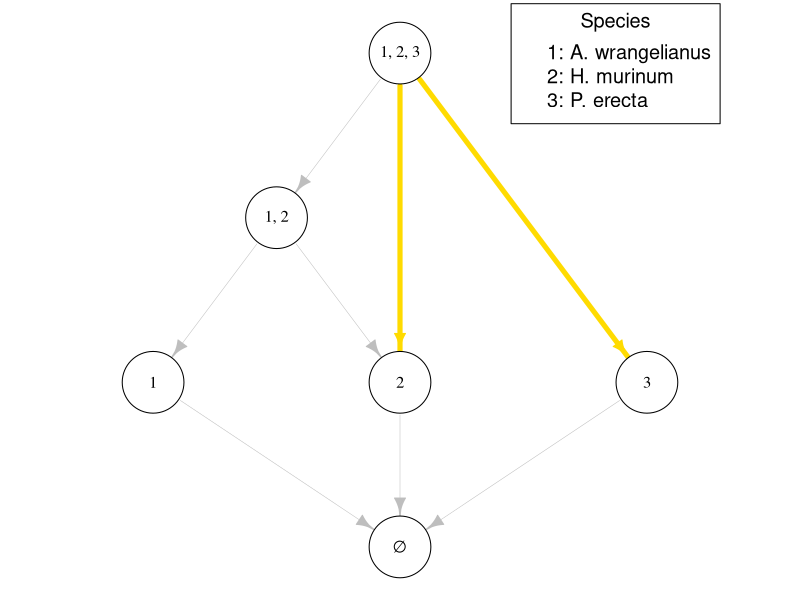
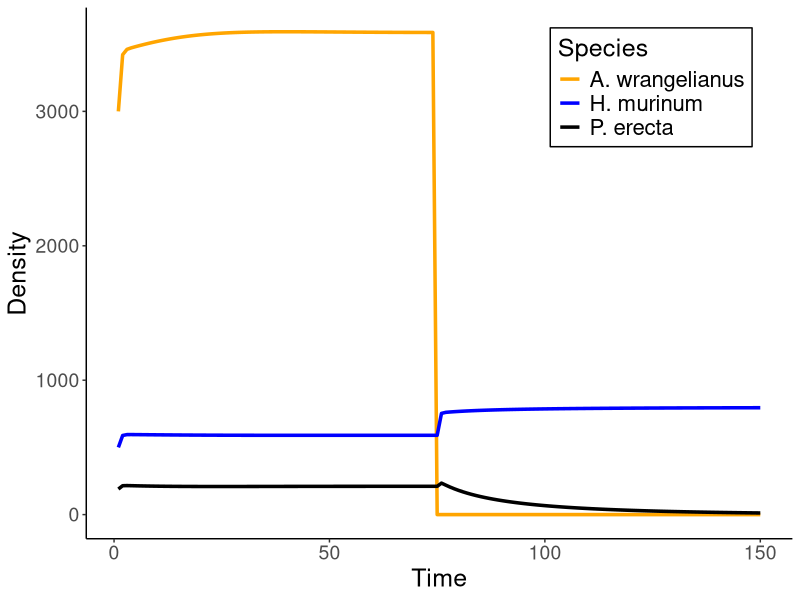
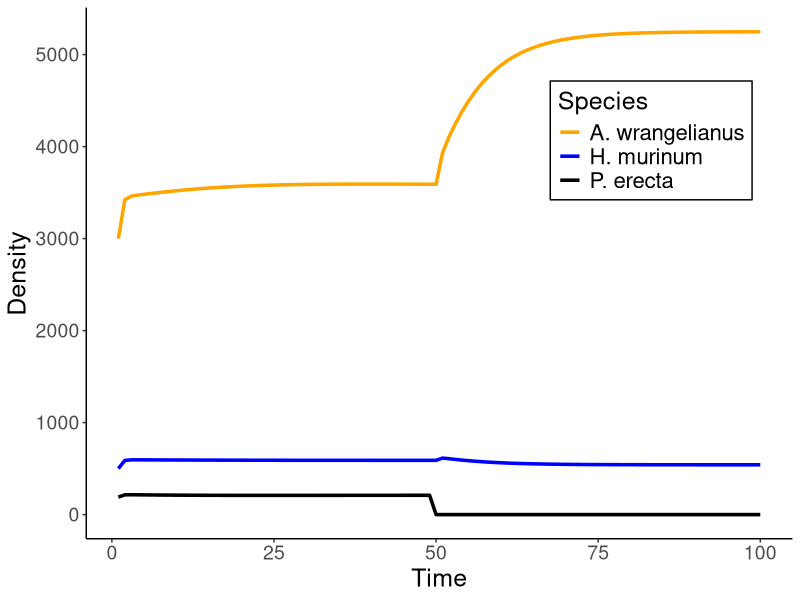

The R source for these figures, in order:
### Figure 1
### Author: Joe Brennan

library('tidyverse')
library(igraph)

# First bit of code from Van Dyke et al, 2022 code

# # read in data
# s_g_data <- read.csv("./data/s_g_data.csv")
# 
# # Extract parameters
# s = s_g_data$s
# g = s_g_data$g
# 
# final_output <- read.csv("./data/final_output_nls_boot_1000.csv")
# final_output$treatment <- factor(final_output$treatment, levels = c(1, 2))
# 
# # Calculate the mean lambda values for each species at different treatments
# lambda_summary <- final_output %>%
#   group_by(focal, treatment) %>%
#   summarize(mean_lambda = mean(lambda, na.rm = TRUE))
# 
# lambda.ambient = lambda_summary$mean_lambda[lambda_summary$treatment==1]
# 
# nls_boot_pairs <- read.csv("./output/nls_boot_pairs_1000_full_model.csv")
# 
# A.ambient = matrix(nls_boot_pairs$alpha[nls_boot_pairs$treatment==1], nrow=6,ncol=6)
# A.ambient.names = matrix(paste0(nls_boot_pairs$focal[nls_boot_pairs$treatment==1],'.',nls_boot_pairs$competitor[nls_boot_pairs$treatment==1]), nrow=6, ncol=6)

# Define colors for disassembly graph
cols = c('white', '#FFDB00', 'white', 'white', 'white', 'black', '#FFDB00', 'black')

# Create matrix of invasion growth rates for the annual plant model
plant.IS = function(A,g,s,lambda, tolerance=1e-14){
  
  k=dim(A)[1] # number of species
  C=list() # list to hold all the feasible (i.e. non-negative entries) equilibria of the model
  C[[1]]=rep(0,k) # the origin as the first equilibrium Note: for replicator equation will need the first k equilibria to be the vertices (1,0,0,..0), (0,1,0,...,0) etc
  no.C=1 # counter to keep track of the number of feasible equilibria
  # find all the feasible equilibria
  for(i in 1:k){ #loop for the number of species supported by the equilibrium. Note: for replicator this will start with 2 instead of 1
    temp=combn(1:k,i) # a matrix of all the possible configurations of communities with i species
    k2=dim(temp)[2] # the number of configurations
    for(j in 1:k2){ # loop through the configurations
      I=temp[,j] # pull out the j-th configuration
      xtemp=solve(a = A[I,I],b= lambda[I] * g[I] / (1 - s[I]*(1-g[I]))-1, tol = tolerance)/g[I] # solve for the equilibrium restricted to the species in I
      if(min(xtemp)>0){ # make sure all entries are positive i.e. a new feasible equilibrium
        no.C=no.C+1 # update counter
        xtemp2=C[[1]] # grab the zero vector to fill out the feasible equilibrium for all k species Note: this should be changed to the zero vector for the replicator
        xtemp2[I]=xtemp # fill in the non-zero entries
        C[[no.C]]=xtemp2 # set as the next element in the list
      }
    }
  }
  # create the invasion scheme matrix
  IS=matrix(NA,length(C),k) # matrix to hold all the per-capita growth rates
  for(i in 1:length(C)){
    IS[i,]=log(s*(1-g) + g*lambda /(1 + ((A %*% (g*C[[i]]))))) # i-th row corresponds to all the per-capita growth rates at the i-th feasible equilibrium
  }
  IS[which(abs(IS)<tolerance)]=0 # set to zero based on the tolerance
  return(IS)
  
}

# Focus on community of interest
# A = A.ambient[c(1,3,4), c(1,3,4)]
# g = g[c(1,3,4)]
# s = s[c(1,3,4)]
# lambda = lambda.ambient[c(1,3,4)]

A = rbind(c(0.27290462, 0.9415389, 0.5590646),
          c(0.13755487, 0.9483990,0.1599514),
          c(0.08483079, 1.0221670, 0.4161495))
g = c(0.2240310, 0.6666667, 0.6029647)
s = c(0.2625463, 0.0450000, 0.6215016)
lambda = c(2351.5366, 745.9973, 654.6758)

# Species names
abbr.spp = c('A. wrangelianus', 'H. murinum', 'P. erecta')

# Get the invasion scheme - matrix of invasion growth rates
IS = plant.IS(A,g,s,lambda)

# Create community disassembly graph
alternate.disassembly.graph = function(IS){ 
  
  n=dim(IS)[1] # number of communities
  composition=list()
  edge.label = c() # list of edge labels detailing which invader leads to transition
  for(i in 1:n)composition[[i]]=which(IS[i,]==0)

  
  # Create matrix of zeroes, will be adjacency matrix for disassembly graph
  mat = matrix(data = 0, nrow = nrow(IS), ncol = nrow(IS))
  label.edge.mat = mat
  
  # Loop through each community
  for (i in 1:nrow(IS)){
    
    # extract community composition for community i
    temp.community = which(IS[i,]==0)
    
    # Identify which community are subsets of S
    #index = which(rowSums(IS[-i,setdiff(1:ncol(IS), temp.community)]!=0)==length(setdiff(1:ncol(IS), temp.community)))
    if (length(setdiff(1:ncol(IS), temp.community))>1) candidates = which(rowSums(IS[-i,setdiff(1:ncol(IS), temp.community)]!=0)==length(setdiff(1:ncol(IS), temp.community)))
    if (length(setdiff(1:ncol(IS), temp.community))==1) candidates = which((IS[-i,setdiff(1:ncol(IS), temp.community)]!=0)==length(setdiff(1:ncol(IS), temp.community)))
    if ((i == nrow(IS)) & (all(IS[nrow(IS),]==rep(0,ncol(IS))))) candidates = 1:nrow(IS)
    
    # loop through each candidate and ensure it is a possible disassembled community
    for (j in 1:length(candidates)){
      
      # Extract community composition of the j-th candidate community
      T.temp = which(IS[candidates[j],]==0)
      
      # consider case with only one species difference
      if (length(setdiff(temp.community,T.temp))==1){
        mat[i,candidates[j]] = 1
        label.edge.mat[i,candidates[j]] = setdiff(temp.community,T.temp)
      }
      
      #consider case with multiple species difference
      if (length(setdiff(temp.community, T.temp))>1 & sum(IS[candidates[j], setdiff(temp.community, T.temp)]>0)==1){
        
        mat[i,candidates[j]] = 1
        label.edge.mat[i,candidates[j]] = setdiff(temp.community, T.temp)[which(IS[candidates[j], setdiff(temp.community, T.temp)]>0)]
        
      }
      
      # consider case where multiple species difference but all neg IGR
      if (length(setdiff(temp.community, T.temp))>1 & sum(IS[candidates[j],  setdiff(temp.community, T.temp)]>0)==0){
        
        mat[i, candidates[j]] = 1
        label.edge.mat[i,candidates[j]] = paste(setdiff(temp.community, T.temp), collapse = ',')
        
      }
      
    }
    
  }
  
  # turn edge label matrix into array for graphing
  edge.label = c()
  
  # add each row in matrix into single array
  for (i in 1:nrow(label.edge.mat)){
    edge.label = c(edge.label, label.edge.mat[i,])
  }
  
  # only include entries that are actual labels, i.e. all non-zero numbers
  index = which(edge.label!=0)
  edge.label = edge.label[index]
  
  return(list(adj.mat=mat,edge.label = edge.label, IS = IS, composition=composition))
  
}

# Create disassembly graph for the specific model
out=alternate.disassembly.graph(IS)

plot.disassembly.graph=function(out,clear.out=c(),bend.factor=0.75,cols,impermanent.weight=0.172549,multiple.invasion.edge.weight=0.5,vlx=1,elx=1){
  
  IG=out$adj.mat
  IS=out$IS
  composition = out$composition
  number.species = 1:ncol(IS)
  out$edge.label <- paste0("-", out$edge.label)
  
  # create graph
  g=graph_from_adjacency_matrix(IG)
  # get edge vertex info: column 1 = tail, 2 = tip
  edges_data_frame <- get.data.frame(g, what = "edges")
  
  # Compute the number of species in each community
  community_sizes <- sapply(out$composition, length)
  
  # Find edges where species richness decreases by more than 1
  edges_large_drop <- edges_data_frame[community_sizes[edges_data_frame$from] - community_sizes[edges_data_frame$to] > 1, ]
  edges_large_drop$label = out$edge.label[as.numeric(rownames(edges_large_drop))]
  edges_large_drop$fromcomp = out$composition[edges_large_drop$from]
  edges_large_drop$tocomp = out$composition[edges_large_drop$to]
  
  index = setdiff(1:length(out$edge.label), as.numeric(rownames(edges_large_drop)))
  
  out$edge.label = '' # no edge labels for this
  
  # create edge widths based on one versus multiple invasion
  for(i in 1:nrow(edges_data_frame)){
    E(g)$weight[i] = multiple.invasion.edge.weight
    E(g)$color[i] = "gray"  # Default to gray (single species loss)
    
    SS = composition[[edges_data_frame[i, 1]]]
    TT = composition[[edges_data_frame[i, 2]]]
    
    # If edge represents a multiple species loss, make it yellow
    if (any(edges_large_drop$from == edges_data_frame[i, 1] & edges_large_drop$to == edges_data_frame[i, 2])) {
      E(g)$color[i] = cols[2]  # Yellow for multiple loss
    }
    
    if (is.element(edges_data_frame[i, 2], clear.out)) {
      E(g)$color[i] = NA
    }
  }
  # create the reordered version of the graph (by edge weight that is used ultimately for the plotting
  g2 <- make_graph(as.vector(t(get.edgelist(g)[order(E(g)$weight),])))
  # Compute the number of species in each community
  community_sizes <- sapply(composition, length)
  
  # Order nodes by number of species
  sorted_indices <- order(community_sizes)
  
  # Recompute xvals and yvals
  k <- length(composition)
  xvals <- numeric(k)
  yvals <- numeric(k)
  
  lengths <- table(community_sizes)  # Counts of each community size
  max_length <- max(lengths)
  
  counter <- 1
  for (i in 0:max(community_sizes)) {
    num_in_level <- lengths[as.character(i)]
    if (is.na(num_in_level)) next
    
    for (j in 1:num_in_level) {
      xvals[counter] <- j + (max_length - num_in_level) / 2  # Center alignment
      x.temp <- 2 * xvals[counter] / max_length - 1
      yvals[counter] <- i * 1.2  
      # Height based on species count
      counter <- counter + 1
    }
  }
  
  # move 1,2 to left a little
  xvals[5] = xvals[5]-0.5
  
  # community names
  v.name=c(expression(symbol("\306")))
  for(i in 2:k){
    temp=composition[[i]]
    v.name=c(v.name,paste(unlist(temp),collapse=", "))
  }
  for(i in clear.out)v.name[i]=""
  
  V(g)$name=v.name
  
  vertex.frame.cols=rep(cols[6],k)
  vertex.label.cols=rep(cols[6],k)
  vertex.shapes=rep("circle",k)
  vcols = rep('white', k)
  for(i in clear.out){
    vcols[i]=NA
    vertex.frame.cols[i]=NA
    vertex.label.cols[i]=cols[5]
    for(j in which(edges_data_frame$to==i)){E(g)$color[j]=NA}
  }
  
  # assign properties to the reordered graph g2
  E(g2)$color <- E(g)$color[order(E(g)$weight)]
  E(g2)$weight<-E(g)$weight[order(E(g)$weight)]
  E(g2)$weight[as.numeric(rownames(edges_large_drop))] = 5
  
  V(g2)$name <-v.name
  par(mar=c(0,0,0,0))
  plot(g2,vertex.color=vcols,edge.width=E(g2)$weight,
       vertex.size = 25,
       vertex.frame.color=vertex.frame.cols,vertex.shape=vertex.shapes,
       vertex.label.color=vertex.label.cols,layout=cbind(xvals,yvals),
       vertex.label.cex=vlx, edge.label.font=2, edge.arrow.size=0.9, edge.label = out$edge.label,edge.label.cex=elx,edge.label.color=cols[9], edge.arrow.size = 1.5) 
}

# plot specific disassemly graph
plot.disassembly.graph(out,cols=cols)

# Create legend
species_numbers <- seq_along(abbr.spp)
legend_labels <- paste(species_numbers, abbr.spp, sep=": ")
legend(x=0.45, y=1.2, legend = legend_labels, col="black", text.col="black", bty="o", cex=1.2, title = 'Species')

############################################################################################################################################

# Figure 3B. Simulation showing secondary extinction

# Secondary Extinction of P. erecta when A. wrangelanius is lost

# Set initial conditions
init = c(3000, 500, 190)

# length of time
iterations = 150

# initialize matrix to contain the time series
mat = matrix(NA, nrow=iterations, ncol=length(init))
mat[1,]=init

# Simulate
for (i in 2:nrow(mat)){
  mat[i,] = s*(1-g)*mat[i-1,] + lambda*g*mat[i-1,] / (1 + A %*% (g*mat[i-1,]))
  if (i==75) mat[i,1]=0 # extinction event
}

mat = cbind(mat, 1:iterations)
colnames(mat) = c("A. wrangelianus", "H. murinum", "P. erecta", 'Iterations')

# create dataframe for plotting
df <- mat %>%
  as.data.frame() %>%
  pivot_longer(cols = -Iterations, names_to = "Species", values_to = "Abundance")

# plot
ggplot(df, aes(x = Iterations, y = Abundance, color = Species)) +
  scale_color_manual(
    values = c("A. wrangelianus" = "orange", "H. murinum" = "blue", "P. erecta" = "black")) +
  geom_line(size = 1.2) +
  theme_classic() +
  labs(x = "Time",
       y = "Density") +
  theme(legend.position = c(0.8, 0.85),
        legend.title = element_text(size = 18),
        legend.text = element_text(size = 16),
        legend.background = element_rect(color = "black", fill = NA),
        axis.title.x = element_text(size = 18),
        axis.title.y = element_text(size = 18),
        axis.text.x = element_text(size = 14),  
        axis.text.y = element_text(size = 14))

###############################################################################################################

# Fig 3c. Show A. wrangelanius and H. murinum is -P. erecta community

# set intiial conditions
init = c(3000, 500, 190)

# set number of iterations
iterations = 100

# initialize matrix to hold time series
mat = matrix(NA, nrow=iterations, ncol=length(init))
mat[1,]=init

# simulate the dynamics
for (i in 2:nrow(mat)){
  mat[i,] = s*(1-g)*mat[i-1,] + lambda*g*mat[i-1,] / (1 + A %*% (g*mat[i-1,]))
  if (i==50) mat[i,3]=0
}

mat = cbind(mat, 1:iterations)
colnames(mat) = c("A. wrangelianus", "H. murinum", "P. erecta", 'Iterations')

# create dataframe for plotting
df <- as.data.frame(mat) %>%
  pivot_longer(cols = -Iterations, names_to = "Species", values_to = "Abundance") 

# plot
ggplot(df, aes(x = Iterations, y = Abundance, color = Species)) +
  scale_color_manual(
    values = c("A. wrangelianus" = "orange", "H. murinum" = "blue", "P. erecta" = "black")) +
  geom_line(size = 1.2) +
  theme_classic() +
  labs(x = "Time",
       y = "Density") +
  theme(legend.position = c(0.8, 0.75),
        legend.title = element_text(size = 18),
        legend.text = element_text(size = 16),
        legend.background = element_rect(color = "black", fill = NA),
        axis.title.x = element_text(size = 18),
        axis.title.y = element_text(size = 18),
        axis.text.x = element_text(size = 14),  
        axis.text.y = element_text(size = 14))
